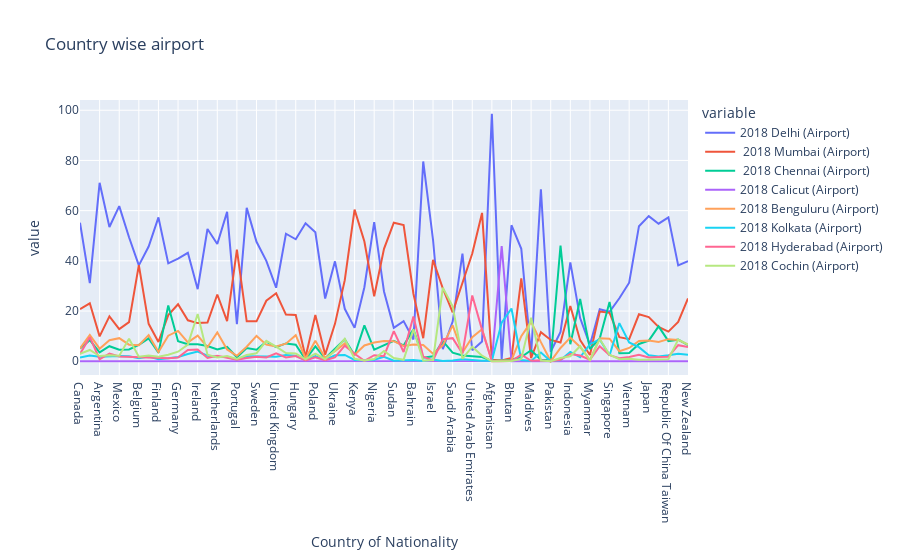

Write notebook code for a chart like this one.
### Code cell
px.line(df,df.index,['2018 Delhi (Airport)', ' 2018 Mumbai (Airport)',
       ' 2018 Chennai (Airport)', '2018 Calicut (Airport)',
       '2018 Benguluru (Airport)', '2018 Kolkata (Airport)',
       '2018 Hyderabad (Airport)', '2018 Cochin (Airport)'], title='Country wise airport')

### Figure 1 — Plotly figure (JSON) as saved in the notebook; plotly's stock layout.template omitted (floating-point values rounded to 4 significant figures)
{"data": [{"hovertemplate": "variable=2018 Delhi (Airport)<br>Country of Nationality=%{x}<br>value=%{y}<extra></extra>", "legendgroup": "2018 Delhi (Airport)", "line": {"color": "#636efa", "dash": "solid"}, "marker": {"symbol": "circle"}, "mode": "lines", "name": "2018 Delhi (Airport)", "orientation": "v", "showlegend": true, "type": "scatter", "x": ["Canada", "United States Of America", "Argentina", "Brazil", "Mexico", "Austria", "Belgium", "Denmark", "Finland", "France", "Germany", "Greece", "Ireland", "Italy", "Netherlands", "Norway", "Portugal", "Spain", "Sweden", "Switzerland", "United Kingdom", "Czech Rep.", "Hungary", "Kazakhstan", "Poland", "Russian Federation", "Ukraine", "Egypt", "Kenya", "Mauritius", "Nigeria", "South Africa", "Sudan", "Tanzania", "Bahrain", "Iraq", "Israel", "Oman", "Saudi Arabia", "Turkey", "United Arab Emirates", "Yemen", "Afghanistan", "Bangladesh", "Bhutan", "Iran", "Maldives", "Nepal", "Pakistan", "Sri Lanka", "Indonesia", "Malaysia", "Myanmar", "Philippines", "Singapore", "Thailand", "Vietnam", "China", "Japan", "Korea (Republic Of ", "Republic Of China Taiwan", "Australia", "New Zealand"], "xaxis": "x", "y": [55.2, 31.1, 71.1, 53.5, 61.8, 49.4, 38.2, 45.7, 57.3, 39, 40.9, 43.2, 28.7, 52.7, 46.7, 59.5, 14.8, 61.1, 47.6, 40, 29.3, 50.8, 48.6, 55, 51.4, 25, 39.8, 20.9, 13.3, 29.5, 55.4, 27.8, 13.3, 16, 8.7, 79.6, 48.4, 4.8, 15.8, 42.9, 4.4, 7.9, 98.6, 0.8, 54.2, 44.8, 2.6, 68.5, 3.8, 11.7, 39.4, 17.2, 6.5, 20.7, 19.7, 25.1, 31.3, 53.8, 57.8, 54.8, 57.3, 38.2, 39.9], "yaxis": "y"}, {"hovertemplate": "variable= 2018 Mumbai (Airport)<br>Country of Nationality=%{x}<br>value=%{y}<extra></extra>", "legendgroup": " 2018 Mumbai (Airport)", "line": {"color": "#EF553B", "dash": "solid"}, "marker": {"symbol": "circle"}, "mode": "lines", "name": " 2018 Mumbai (Airport)", "orientation": "v", "showlegend": true, "type": "scatter", "x": ["Canada", "United States Of America", "Argentina", "Brazil", "Mexico", "Austria", "Belgium", "Denmark", "Finland", "France", "Germany", "Greece", "Ireland", "Italy", "Netherlands", "Norway", "Portugal", "Spain", "Sweden", "Switzerland", "United Kingdom", "Czech Rep.", "Hungary", "Kazakhstan", "Poland", "Russian Federation", "Ukraine", "Egypt", "Kenya", "Mauritius", "Nigeria", "South Africa", "Sudan", "Tanzania", "Bahrain", "Iraq", "Israel", "Oman", "Saudi Arabia", "Turkey", "United Arab Emirates", "Yemen", "Afghanistan", "Bangladesh", "Bhutan", "Iran", "Maldives", "Nepal", "Pakistan", "Sri Lanka", "Indonesia", "Malaysia", "Myanmar", "Philippines", "Singapore", "Thailand", "Vietnam", "China", "Japan", "Korea (Republic Of ", "Republic Of China Taiwan", "Australia", "New Zealand"], "xaxis": "x", "y": [20.8, 23.1, 9.9, 17.9, 12.8, 15.6, 38.3, 14.9, 7.7, 18.4, 22.7, 16.3, 15.2, 15.4, 26.6, 16, 44.5, 15.9, 15.9, 24.1, 27.1, 18.6, 18.4, 1.7, 18.4, 2.6, 14.9, 32.3, 60.4, 47.7, 25.9, 44.8, 55.2, 54.3, 26.9, 9.2, 40.4, 29, 19.5, 31.6, 42.9, 59.1, 0.6, 0.3, 1.3, 33, 1.2, 11.6, 8.5, 7.5, 22, 8.4, 2.5, 19.8, 19.3, 9.6, 8.8, 18.7, 17.6, 13.7, 11.8, 15.7, 25], "yaxis": "y"}, {"hovertemplate": "variable= 2018 Chennai (Airport)<br>Country of Nationality=%{x}<br>value=%{y}<extra></extra>", "legendgroup": " 2018 Chennai (Airport)", "line": {"color": "#00cc96", "dash": "solid"}, "marker": {"symbol": "circle"}, "mode": "lines", "name": " 2018 Chennai (Airport)", "orientation": "v", "showlegend": true, "type": "scatter", "x": ["Canada", "United States Of America", "Argentina", "Brazil", "Mexico", "Austria", "Belgium", "Denmark", "Finland", "France", "Germany", "Greece", "Ireland", "Italy", "Netherlands", "Norway", "Portugal", "Spain", "Sweden", "Switzerland", "United Kingdom", "Czech Rep.", "Hungary", "Kazakhstan", "Poland", "Russian Federation", "Ukraine", "Egypt", "Kenya", "Mauritius", "Nigeria", "South Africa", "Sudan", "Tanzania", "Bahrain", "Iraq", "Israel", "Oman", "Saudi Arabia", "Turkey", "United Arab Emirates", "Yemen", "Afghanistan", "Bangladesh", "Bhutan", "Iran", "Maldives", "Nepal", "Pakistan", "Sri Lanka", "Indonesia", "Malaysia", "Myanmar", "Philippines", "Singapore", "Thailand", "Vietnam", "China", "Japan", "Korea (Republic Of ", "Republic Of China Taiwan", "Australia", "New Zealand"], "xaxis": "x", "y": [5.1, 8.4, 3.5, 6, 4.6, 4.7, 6.5, 9.1, 3.4, 22.2, 8, 6.8, 6.8, 6.1, 4.7, 5.7, 1.6, 5.3, 4.6, 7.8, 5.6, 7.1, 6.6, 0.7, 5.9, 1.1, 5, 8.7, 2.4, 14.3, 4.6, 6.2, 8.1, 6.3, 12.7, 1.4, 2, 8, 3.4, 2.3, 2, 1.7, 0.1, 0.4, 0.6, 1.7, 4.4, 0.6, 0.4, 46.1, 6.8, 24.8, 4.9, 9.1, 23.6, 3.2, 3.3, 6.9, 8.2, 13.9, 8, 8.6, 6.4], "yaxis": "y"}, {"hovertemplate": "variable=2018 Calicut (Airport)<br>Country of Nationality=%{x}<br>value=%{y}<extra></extra>", "legendgroup": "2018 Calicut (Airport)", "line": {"color": "#ab63fa", "dash": "solid"}, "marker": {"symbol": "circle"}, "mode": "lines", "name": "2018 Calicut (Airport)", "orientation": "v", "showlegend": true, "type": "scatter", "x": ["Canada", "United States Of America", "Argentina", "Brazil", "Mexico", "Austria", "Belgium", "Denmark", "Finland", "France", "Germany", "Greece", "Ireland", "Italy", "Netherlands", "Norway", "Portugal", "Spain", "Sweden", "Switzerland", "United Kingdom", "Czech Rep.", "Hungary", "Kazakhstan", "Poland", "Russian Federation", "Ukraine", "Egypt", "Kenya", "Mauritius", "Nigeria", "South Africa", "Sudan", "Tanzania", "Bahrain", "Iraq", "Israel", "Oman", "Saudi Arabia", "Turkey", "United Arab Emirates", "Yemen", "Afghanistan", "Bangladesh", "Bhutan", "Iran", "Maldives", "Nepal", "Pakistan", "Sri Lanka", "Indonesia", "Malaysia", "Myanmar", "Philippines", "Singapore", "Thailand", "Vietnam", "China", "Japan", "Korea (Republic Of ", "Republic Of China Taiwan", "Australia", "New Zealand"], "xaxis": "x", "y": [0, 0, 0, 0, 0, 0, 0, 0, 0, 0, 0, 0, 0, 0, 0, 0, 0, 0, 0, 0, 0, 0.1, 0, 0, 0.1, 0, 0, 0, 0, 0, 0, 0, 0, 0, 0, 0, 0, 0, 0, 0, 0, 0, 0.1, 45.9, 0, 0, 0, 0.1, 0, 0, 0, 0, 0, 0, 0, 0, 0, 0, 0, 0, 0, 0, 0], "yaxis": "y"}, {"hovertemplate": "variable=2018 Benguluru (Airport)<br>Country of Nationality=%{x}<br>value=%{y}<extra></extra>", "legendgroup": "2018 Benguluru (Airport)", "line": {"color": "#FFA15A", "dash": "solid"}, "marker": {"symbol": "circle"}, "mode": "lines", "name": "2018 Benguluru (Airport)", "orientation": "v", "showlegend": true, "type": "scatter", "x": ["Canada", "United States Of America", "Argentina", "Brazil", "Mexico", "Austria", "Belgium", "Denmark", "Finland", "France", "Germany", "Greece", "Ireland", "Italy", "Netherlands", "Norway", "Portugal", "Spain", "Sweden", "Switzerland", "United Kingdom", "Czech Rep.", "Hungary", "Kazakhstan", "Poland", "Russian Federation", "Ukraine", "Egypt", "Kenya", "Mauritius", "Nigeria", "South Africa", "Sudan", "Tanzania", "Bahrain", "Iraq", "Israel", "Oman", "Saudi Arabia", "Turkey", "United Arab Emirates", "Yemen", "Afghanistan", "Bangladesh", "Bhutan", "Iran", "Maldives", "Nepal", "Pakistan", "Sri Lanka", "Indonesia", "Malaysia", "Myanmar", "Philippines", "Singapore", "Thailand", "Vietnam", "China", "Japan", "Korea (Republic Of ", "Republic Of China Taiwan", "Australia", "New Zealand"], "xaxis": "x", "y": [5.1, 10.5, 5, 8.4, 9.2, 6.6, 6.4, 10.4, 3.7, 10.2, 12.1, 7.5, 10.2, 5.6, 11.5, 4.7, 2.2, 5.8, 10.1, 6.6, 5.9, 7, 10.4, 1.1, 8.2, 1.3, 4, 7.1, 2.6, 6.3, 7.5, 8.1, 8, 6.1, 6.7, 6.5, 3, 6.3, 14.3, 3.5, 9.6, 12.8, 0.1, 0.1, 0.4, 10, 15.7, 7.6, 0, 5.3, 9.4, 5.7, 0.5, 9.2, 9, 4, 5.3, 8.1, 8.3, 7.7, 8.8, 8.5, 6.6], "yaxis": "y"}, {"hovertemplate": "variable=2018 Kolkata (Airport)<br>Country of Nationality=%{x}<br>value=%{y}<extra></extra>", "legendgroup": "2018 Kolkata (Airport)", "line": {"color": "#19d3f3", "dash": "solid"}, "marker": {"symbol": "circle"}, "mode": "lines", "name": "2018 Kolkata (Airport)", "orientation": "v", "showlegend": true, "type": "scatter", "x": ["Canada", "United States Of America", "Argentina", "Brazil", "Mexico", "Austria", "Belgium", "Denmark", "Finland", "France", "Germany", "Greece", "Ireland", "Italy", "Netherlands", "Norway", "Portugal", "Spain", "Sweden", "Switzerland", "United Kingdom", "Czech Rep.", "Hungary", "Kazakhstan", "Poland", "Russian Federation", "Ukraine", "Egypt", "Kenya", "Mauritius", "Nigeria", "South Africa", "Sudan", "Tanzania", "Bahrain", "Iraq", "Israel", "Oman", "Saudi Arabia", "Turkey", "United Arab Emirates", "Yemen", "Afghanistan", "Bangladesh", "Bhutan", "Iran", "Maldives", "Nepal", "Pakistan", "Sri Lanka", "Indonesia", "Malaysia", "Myanmar", "Philippines", "Singapore", "Thailand", "Vietnam", "China", "Japan", "Korea (Republic Of ", "Republic Of China Taiwan", "Australia", "New Zealand"], "xaxis": "x", "y": [1.5, 2.3, 1.8, 2.1, 2.1, 2, 1.2, 1.9, 0.8, 1.2, 1.7, 2.9, 3.9, 2.2, 1.7, 1.7, 0.6, 2, 2.1, 1.9, 1.8, 2.5, 2.2, 0.4, 2.1, 0.5, 2.4, 2.5, 0.5, 0.4, 0.6, 1.8, 0.2, 0.3, 0.5, 0.1, 0.7, 0.1, 0.3, 0.8, 0.4, 0.2, 0.2, 15.4, 21, 0.5, 0.1, 3.5, 0, 0.5, 3.7, 1.6, 6.8, 8.7, 2.3, 15.2, 7.5, 5.6, 2.4, 1.9, 2.4, 3, 2.6], "yaxis": "y"}, {"hovertemplate": "variable=2018 Hyderabad (Airport)<br>Country of Nationality=%{x}<br>value=%{y}<extra></extra>", "legendgroup": "2018 Hyderabad (Airport)", "line": {"color": "#FF6692", "dash": "solid"}, "marker": {"symbol": "circle"}, "mode": "lines", "name": "2018 Hyderabad (Airport)", "orientation": "v", "showlegend": true, "type": "scatter", "x": ["Canada", "United States Of America", "Argentina", "Brazil", "Mexico", "Austria", "Belgium", "Denmark", "Finland", "France", "Germany", "Greece", "Ireland", "Italy", "Netherlands", "Norway", "Portugal", "Spain", "Sweden", "Switzerland", "United Kingdom", "Czech Rep.", "Hungary", "Kazakhstan", "Poland", "Russian Federation", "Ukraine", "Egypt", "Kenya", "Mauritius", "Nigeria", "South Africa", "Sudan", "Tanzania", "Bahrain", "Iraq", "Israel", "Oman", "Saudi Arabia", "Turkey", "United Arab Emirates", "Yemen", "Afghanistan", "Bangladesh", "Bhutan", "Iran", "Maldives", "Nepal", "Pakistan", "Sri Lanka", "Indonesia", "Malaysia", "Myanmar", "Philippines", "Singapore", "Thailand", "Vietnam", "China", "Japan", "Korea (Republic Of ", "Republic Of China Taiwan", "Australia", "New Zealand"], "xaxis": "x", "y": [2.9, 9.6, 0.8, 3.1, 1.9, 1.7, 1.7, 1.4, 1.1, 1.2, 1.5, 4.5, 4.7, 1.3, 2.2, 1.3, 0.6, 1.3, 1.8, 1.5, 3.2, 1.5, 2.1, 0.3, 1.6, 0.4, 1.5, 6.2, 3, 0.2, 2.4, 2, 12, 3.7, 17.8, 1.8, 0.3, 8.8, 9.2, 3.1, 26.2, 12.5, 0, 0, 0.1, 2.6, 0.2, 0.4, 0, 0.6, 2.9, 2.3, 0.6, 6, 2.4, 1.2, 1.7, 2.6, 1.5, 1.7, 1.8, 6.4, 5.7], "yaxis": "y"}, {"hovertemplate": "variable=2018 Cochin (Airport)<br>Country of Nationality=%{x}<br>value=%{y}<extra></extra>", "legendgroup": "2018 Cochin (Airport)", "line": {"color": "#B6E880", "dash": "solid"}, "marker": {"symbol": "circle"}, "mode": "lines", "name": "2018 Cochin (Airport)", "orientation": "v", "showlegend": true, "type": "scatter", "x": ["Canada", "United States Of America", "Argentina", "Brazil", "Mexico", "Austria", "Belgium", "Denmark", "Finland", "France", "Germany", "Greece", "Ireland", "Italy", "Netherlands", "Norway", "Portugal", "Spain", "Sweden", "Switzerland", "United Kingdom", "Czech Rep.", "Hungary", "Kazakhstan", "Poland", "Russian Federation", "Ukraine", "Egypt", "Kenya", "Mauritius", "Nigeria", "South Africa", "Sudan", "Tanzania", "Bahrain", "Iraq", "Israel", "Oman", "Saudi Arabia", "Turkey", "United Arab Emirates", "Yemen", "Afghanistan", "Bangladesh", "Bhutan", "Iran", "Maldives", "Nepal", "Pakistan", "Sri Lanka", "Indonesia", "Malaysia", "Myanmar", "Philippines", "Singapore", "Thailand", "Vietnam", "China", "Japan", "Korea (Republic Of ", "Republic Of China Taiwan", "Australia", "New Zealand"], "xaxis": "x", "y": [3, 4.5, 2.1, 2.4, 2.2, 9, 1.8, 2.3, 1.8, 2.6, 3.8, 6.6, 18.8, 2.6, 1.5, 2.1, 0.9, 2.5, 3.2, 8.1, 5.8, 3.3, 3.1, 0.8, 3, 0.8, 4.3, 8.9, 1, 0.3, 0.9, 4.1, 1.3, 0.6, 12.7, 0.2, 0.5, 29.3, 21.9, 1, 5.8, 2.2, 0, 0, 0.1, 0.9, 17.3, 0.3, 0, 1.3, 2, 6, 0.3, 8.9, 2.6, 0.8, 1, 0.6, 0.8, 0.7, 0.8, 8.6, 6.6], "yaxis": "y"}], "layout": {"legend": {"title": {"text": "variable"}, "tracegroupgap": 0}, "title": {"text": "Country wise airport"}, "xaxis": {"anchor": "y", "domain": [0, 1], "title": {"text": "Country of Nationality"}}, "yaxis": {"anchor": "x", "domain": [0, 1], "title": {"text": "value"}}}}
